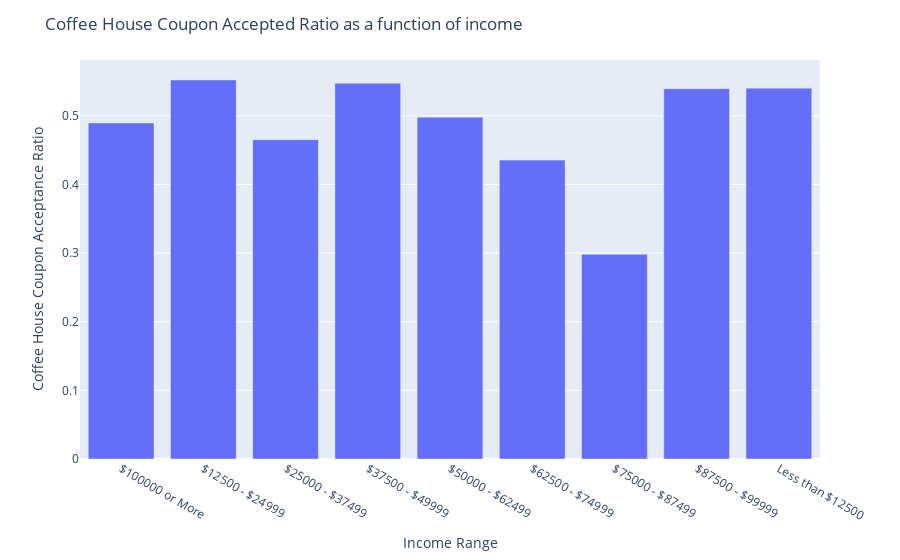

The notebook cell saved with this chart:
### Markdown cell above
Being further away from the redemption location reduced the likelihood of acceptance.

### Code cell
# Look at acceptance ratio as a function of income
accepted_ratio = df_coffee.groupby('income').Y.sum()/df_coffee.groupby('income').size()

fig = px.bar(accepted_ratio)
fig.update_layout(
    title='Coffee House Coupon Accepted Ratio as a function of income',
    xaxis_title='Income Range',
    yaxis_title='Coffee House Coupon Acceptance Ratio',
    showlegend=False,
)

### Figure 1 — Plotly figure (JSON) as saved in the notebook; plotly's stock layout.template omitted (floating-point values rounded to 4 significant figures)
{"data": [{"alignmentgroup": "True", "hovertemplate": "variable=0<br>income=%{x}<br>value=%{y}<extra></extra>", "legendgroup": "0", "marker": {"color": "#636efa", "pattern": {"shape": ""}}, "name": "0", "offsetgroup": "0", "orientation": "v", "showlegend": true, "textposition": "auto", "type": "bar", "x": ["$100000 or More", "$12500 - $24999", "$25000 - $37499", "$37500 - $49999", "$50000 - $62499", "$62500 - $74999", "$75000 - $87499", "$87500 - $99999", "Less than $12500"], "xaxis": "x", "y": [0.4895, 0.5522, 0.4652, 0.5474, 0.498, 0.4354, 0.2982, 0.5394, 0.5403], "yaxis": "y"}], "layout": {"barmode": "relative", "legend": {"title": {"text": "variable"}, "tracegroupgap": 0}, "margin": {"t": 60}, "showlegend": false, "title": {"text": "Coffee House Coupon Accepted Ratio as a function of income"}, "xaxis": {"anchor": "y", "domain": [0, 1], "title": {"text": "Income Range"}}, "yaxis": {"anchor": "x", "domain": [0, 1], "title": {"text": "Coffee House Coupon Acceptance Ratio"}}}}
